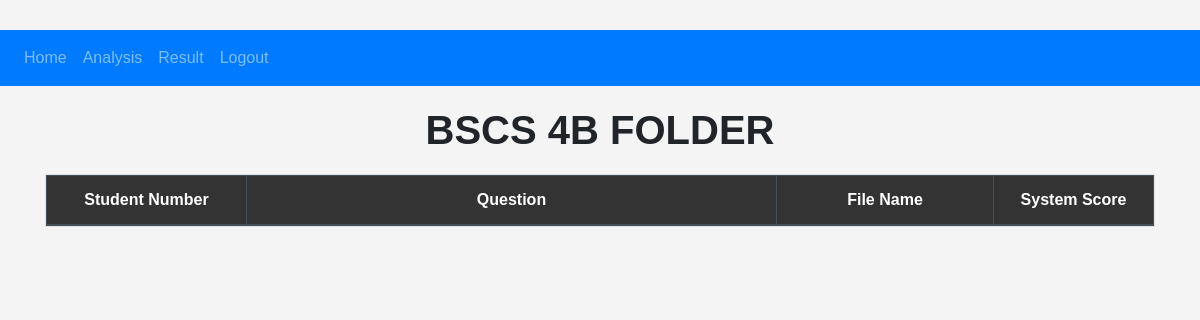
The app's page /result-folder/1 (signed in), older data.
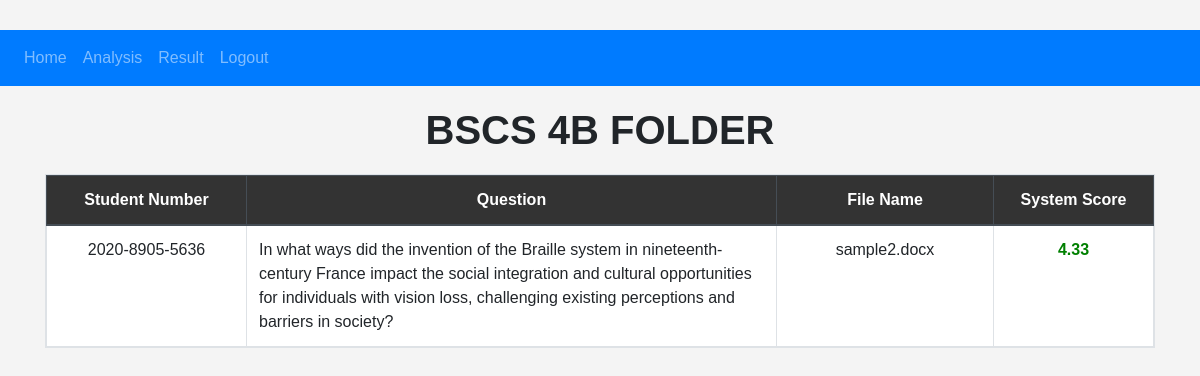
The same page, newer data.
### website/models.py (models this page shows)
class Folder(db.Model):
    id = db.Column(db.Integer, primary_key=True)
    name = db.Column(db.String(255), nullable=False)
    user_id = db.Column(db.Integer, db.ForeignKey('user.id'))
    files = db.relationship('File', backref='folder', lazy=True)

class File(db.Model):
    id = db.Column(db.Integer, primary_key=True)
    question = db.Column(db.String)
    student_number = db.Column(db.String(20))
    name = db.Column(db.String(100))
    system_score = db.Column(db.Float)
    criteria_results = db.Column(JSON)
    folder_id = db.Column(db.Integer, db.ForeignKey('folder.id'), nullable=False)
    folder_rel = db.relationship('Folder', backref=db.backref('files_rel', lazy=True, cascade='all, delete-orphan'))

### website/views.py (the view)
@views.route('/result-folder/<int:folder_id>', methods=["GET"])
@login_required
def resultFolder(folder_id):
    folder = Folder.query.filter_by(id=folder_id).first()
    files = File.query.order_by(File.system_score.desc()).filter_by(folder_id=folder_id).all()
    return render_template('result-folder.html' ,user=current_user, files=files, folder=folder)

### website/__init__.py (called while the page is built)
def create_app():
    app = Flask(__name__)
    app.config['SECRET_KEY'] = 'hjshjhdjah kjshkjdhjs'
    app.config['SQLALCHEMY_DATABASE_URI'] = f'sqlite:///{DB_NAME}'
    db.init_app(app)
    migrate.init_app(app, db)
    from .views import views
    from .auth import auth
    app.register_blueprint(views, url_prefix='/')
    app.register_blueprint(auth, url_prefix='/')
    from .models import User, Folder
    with app.app_context():
        db.create_all()
    login_manager = LoginManager()
    login_manager.login_view = 'auth.login'
    login_manager.init_app(app)
    @login_manager.user_loader
    def load_user(id):
        return User.query.get(int(id))
    return app

### website/templates/result-folder.html (shortened to what this page needs)
{% extends "base.html" %}
{% block content %}
<body class="body-result">
    <main>
        <h1 style="margin-top: 20px; margin-bottom: 20px; text-align: center;"><strong>{{ folder.name|upper }} FOLDER</strong></h1>
        <table class="table table-striped table-bordered table-hover table-responsive">
            <thead class="thead-dark">
                <tr>
                    <th style="background-color: #333; width: 200px; text-align: center;">Student Number</th>
                    <th style="background-color: #333; width: 530px; text-align: center;">Question</th>
                    <th style="background-color: #333; width: 217px; text-align: center;">File Name</th>
                    <th style="background-color: #333; width: 160px; text-align: center;">System Score</th>
                </tr>
            </thead>
            <tbody>
                {% for file in files %}
                <tr>
                    <td style="background-color: white;width: 200px; text-align: center;">{{file.student_number}}</td>
                    <td style="background-color: white;">{{file.question}}</td>
                    <td style="background-color: white; text-align: center;">{{file.name}}</td>
                    <td style="background-color: white; width: 160px; color: {% if file.system_score >= 3.0 %}green{% else %}red{% endif %}; text-align: center;"><strong>{{file.system_score}}</strong></td>
                </tr>
                {% endfor %}
            </tbody>
        </table>
    </main>
</body>
{% endblock %}

### website/templates/base.html (shortened to what this page needs)
<!DOCTYPE html>
<html>
  <head>
    <link rel="stylesheet" href="{{url_for('static', filename = 'style.css') }}">
    <link
      rel="stylesheet"
      href="https://stackpath.bootstrapcdn.com/bootstrap/4.4.1/css/bootstrap.min.css"
    />
    <link
      rel="stylesheet"
      href="https://stackpath.bootstrapcdn.com/font-awesome/4.7.0/css/font-awesome.min.css"
    />
    <link href="https://cdn.rawgit.com/harvesthq/chosen/gh-pages/chosen.min.css" rel="stylesheet"/>
  </head>
  <body>
    <nav class="navbar navbar-expand-lg navbar-dark bg-primary">
      <div class="collapse navbar-collapse" id="navbar">
            <div class="navbar-nav">
                 {% if user.is_authenticated %}
                  <a class="nav-item nav-link" id="home" href="/">Home</a>
                  <a class="nav-item nav-link" id="result" href="/analysis">Analysis</a>
                  <a class="nav-item nav-link" id="result" href="/result">Result</a>
                  <a class="nav-item nav-link" id="logout" href="/logout" onclick="confirmLogout(event)">Logout</a>
                {% endif %}
            </div>
        </div>
    </nav>
    <div class="container">{% block content %} {% endblock %}</div>
<link rel="stylesheet" href="https://stackpath.bootstrapcdn.com/bootstrap/4.5.2/css/bootstrap.min.css">
  <link rel="stylesheet" href="https://cdnjs.cloudflare.com/ajax/libs/bootstrap-select/1.13.1/css/bootstrap-select.min.css">
  </body>
</html>

### website/static/style.css (style rules this page uses)
body { background: #007bff; ; background: -webkit-linear-gradient(to right, #007bff, #007bff); background: linear-gradient(to right, #007bff,#007bff); }
.body-result { background: white; }
.body-result { font-family: 'Times New Roman', Times, serif; margin-top: 30px; margin-bottom: 30px; }
.body-result { font-family: Arial, sans-serif; background-color: #f4f4f4; }

Row changes from the older to the newer data that the page shows:
added File: student_number "2020-8905-5636", question "In what ways did the invention of the Braille system in nineteenth-century France impact the social integration and cultural opportunities for individuals with vision loss, challenging existing perceptions and barriers in society?", name "sample2.docx", system_score "4.33"
